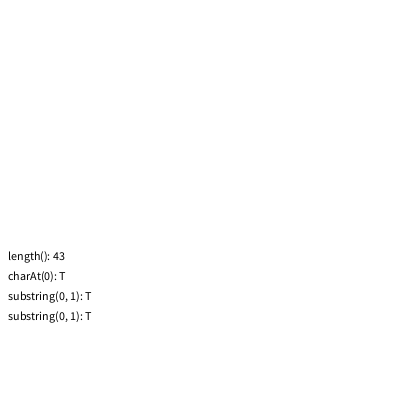
Frame 1 (no input)
Frame 60 (the mouse pressed at the canvas centre just before this capture): identical to frame 1, image omitted
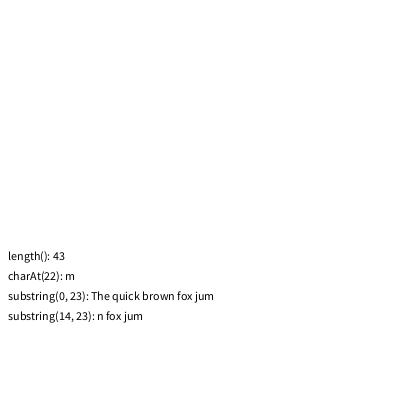
Frame 120 (the mouse held since frame 60 and released just before this capture)

The Processing sketch that drew these frames (run headless with seeded random() and noise(); from frame 60 on, the mouse is pressed at the canvas centre):

// Processing sketch: stringExample
// ── stringExample.pde
void setup() {
  size(400, 400);
  fill(0);
}

void draw() {
  background(255);

  String sentance = "The quick brown fox jumps over the lazy dog";
  
  int mouseCharPos = min(42, (int)((float) mouseX / 9));
  int endIndex = mouseCharPos + 1;
  int startIndex = max(0, (mouseCharPos-8));
  
  text("length(): " + sentance.length(), 8, 260);
  text("charAt(" + mouseCharPos + "): " + sentance.charAt(mouseCharPos), 8, 280);
  text("substring(0, " + endIndex + "): " + sentance.substring(0, endIndex), 8, 300);
  text("substring(" + startIndex + ", " + endIndex + "): " + sentance.substring(startIndex, endIndex), 8, 320);
}
